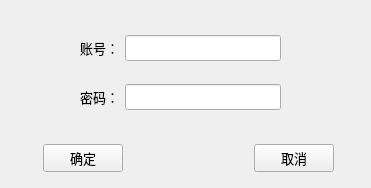
<?xml version="1.0" encoding="UTF-8"?>
<ui version="4.0">
 <class>Form</class>
 <widget class="QWidget" name="Form">
  <property name="geometry">
   <rect>
    <x>0</x>
    <y>0</y>
    <width>371</width>
    <height>188</height>
   </rect>
  </property>
  <property name="windowTitle">
   <string>用户登录</string>
  </property>
  <property name="windowIcon">
   <iconset>
    <normaloff>xxx.jpg</normaloff>xxx.jpg</iconset>
  </property>
  <widget class="QWidget" name="layoutWidget">
   <property name="geometry">
    <rect>
     <x>43</x>
     <y>138</y>
     <width>291</width>
     <height>41</height>
    </rect>
   </property>
   <layout class="QGridLayout" name="gridLayout_2">
    <item row="0" column="0">
     <widget class="QPushButton" name="button1">
      <property name="font">
       <font>
        <pointsize>10</pointsize>
       </font>
      </property>
      <property name="text">
       <string>确定</string>
      </property>
     </widget>
    </item>
    <item row="0" column="2">
     <widget class="QPushButton" name="button2">
      <property name="font">
       <font>
        <pointsize>10</pointsize>
       </font>
      </property>
      <property name="text">
       <string>取消</string>
      </property>
     </widget>
    </item>
    <item row="0" column="1">
     <spacer name="horizontalSpacer">
      <property name="orientation">
       <enum>Qt::Horizontal</enum>
      </property>
      <property name="sizeHint" stdset="0">
       <size>
        <width>40</width>
        <height>20</height>
       </size>
      </property>
     </spacer>
    </item>
   </layout>
  </widget>
  <widget class="QWidget" name="layoutWidget">
   <property name="geometry">
    <rect>
     <x>80</x>
     <y>18</y>
     <width>201</width>
     <height>111</height>
    </rect>
   </property>
   <layout class="QGridLayout" name="gridLayout">
    <item row="0" column="0">
     <widget class="QLabel" name="label1">
      <property name="font">
       <font>
        <family>Agency FB</family>
        <pointsize>10</pointsize>
        <weight>50</weight>
        <bold>false</bold>
       </font>
      </property>
      <property name="cursor">
       <cursorShape>ArrowCursor</cursorShape>
      </property>
      <property name="text">
       <string>账号：</string>
      </property>
     </widget>
    </item>
    <item row="0" column="1">
     <widget class="QLineEdit" name="line1">
      <property name="font">
       <font>
        <family>宋体</family>
        <pointsize>10</pointsize>
       </font>
      </property>
      <property name="cursor">
       <cursorShape>IBeamCursor</cursorShape>
      </property>
     </widget>
    </item>
    <item row="1" column="0">
     <widget class="QLabel" name="label2">
      <property name="font">
       <font>
        <family>Agency FB</family>
        <pointsize>10</pointsize>
       </font>
      </property>
      <property name="text">
       <string>密码：</string>
      </property>
     </widget>
    </item>
    <item row="1" column="1">
     <widget class="QLineEdit" name="line2">
      <property name="font">
       <font>
        <family>宋体</family>
        <pointsize>10</pointsize>
       </font>
      </property>
     </widget>
    </item>
   </layout>
  </widget>
  <widget class="QLabel" name="label3">
   <property name="geometry">
    <rect>
     <x>87</x>
     <y>121</y>
     <width>201</width>
     <height>20</height>
    </rect>
   </property>
   <property name="palette">
    <palette>
     <active>
      <colorrole role="Text">
       <brush brushstyle="SolidPattern">
        <color alpha="255">
         <red>255</red>
         <green>0</green>
         <blue>0</blue>
        </color>
       </brush>
      </colorrole>
     </active>
     <inactive>
      <colorrole role="Text">
       <brush brushstyle="SolidPattern">
        <color alpha="255">
         <red>255</red>
         <green>0</green>
         <blue>0</blue>
        </color>
       </brush>
      </colorrole>
     </inactive>
     <disabled>
      <colorrole role="Text">
       <brush brushstyle="SolidPattern">
        <color alpha="255">
         <red>120</red>
         <green>120</green>
         <blue>120</blue>
        </color>
       </brush>
      </colorrole>
     </disabled>
    </palette>
   </property>
   <property name="font">
    <font>
     <family>宋体</family>
     <pointsize>10</pointsize>
     <underline>false</underline>
    </font>
   </property>
   <property name="text">
    <string/>
   </property>
  </widget>
 </widget>
 <resources/>
 <connections>
  <connection>
   <sender>button1</sender>
   <signal>clicked()</signal>
   <receiver>Form</receiver>
   <slot>progress1()</slot>
   <hints>
    <hint type="sourcelabel">
     <x>91</x>
     <y>152</y>
    </hint>
    <hint type="destinationlabel">
     <x>150</x>
     <y>180</y>
    </hint>
   </hints>
  </connection>
  <connection>
   <sender>button2</sender>
   <signal>clicked()</signal>
   <receiver>Form</receiver>
   <slot>progress2()</slot>
   <hints>
    <hint type="sourcelabel">
     <x>279</x>
     <y>149</y>
    </hint>
    <hint type="destinationlabel">
     <x>243</x>
     <y>182</y>
    </hint>
   </hints>
  </connection>
 </connections>
 <slots>
  <slot>progress1()</slot>
  <slot>progress2()</slot>
  <slot>progress3()</slot>
 </slots>
</ui>
